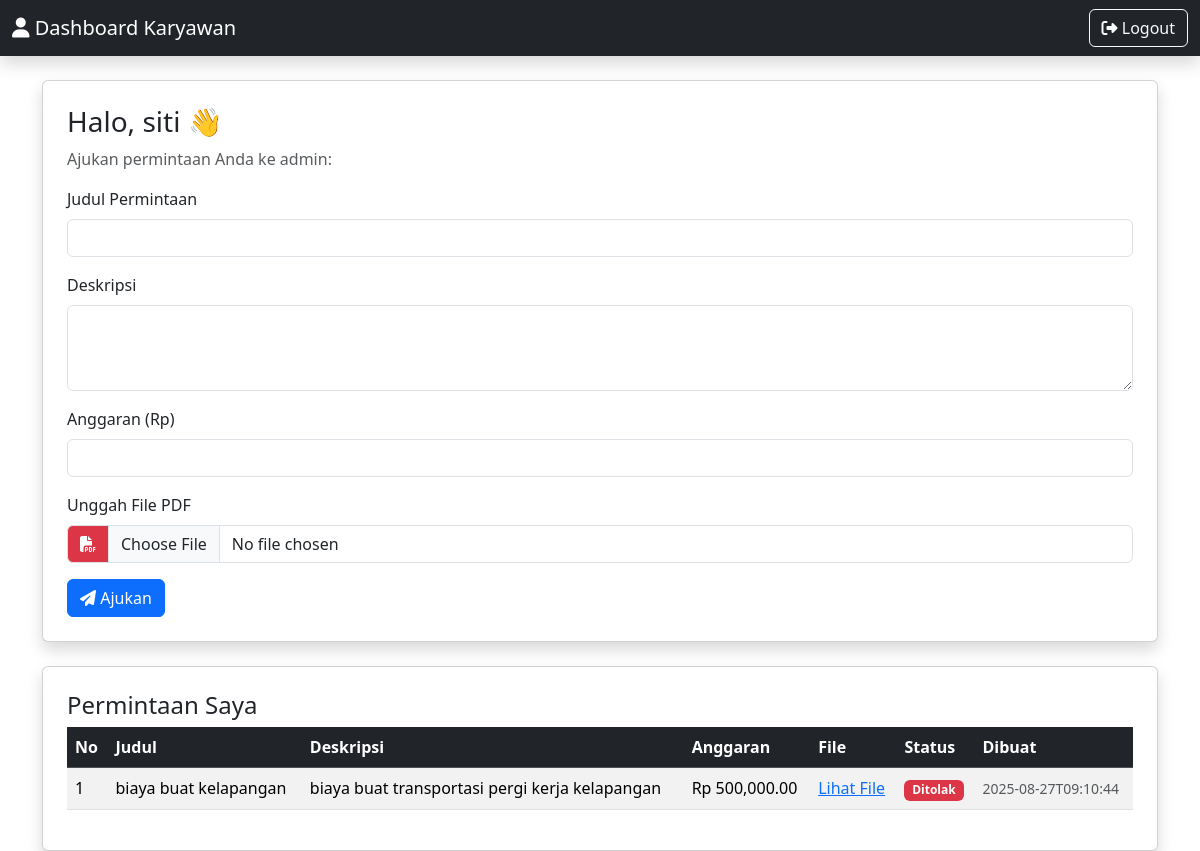
/dashboard (signed in), run on the app's committed database.
### tables this page shows
CREATE TABLE users (
            id INTEGER PRIMARY KEY AUTOINCREMENT,
            username TEXT UNIQUE NOT NULL,
            password_hash TEXT NOT NULL,
            role TEXT NOT NULL CHECK(role IN ('admin','karyawan'))
        );

CREATE TABLE requests (
            id INTEGER PRIMARY KEY AUTOINCREMENT,
            user_id INTEGER NOT NULL,
            judul TEXT NOT NULL,
            deskripsi TEXT NOT NULL,
            anggaran REAL,
            file_path TEXT,
            status TEXT NOT NULL CHECK(status IN ('Menunggu','Disetujui','Ditolak')) DEFAULT 'Menunggu',
            created_at TEXT NOT NULL,
            FOREIGN KEY (user_id) REFERENCES users (id) ON DELETE CASCADE
        );

### main.py (the view)
@app.get("/dashboard", response_class=HTMLResponse)
def dashboard(request: Request):
    if not require_login(request):
        return RedirectResponse(url="/", status_code=303)
    user_role = request.cookies.get("role")
    user_id = int(request.cookies.get("uid"))
    conn = get_db()
    cur = conn.cursor()
    if user_role == "admin":
        cur.execute("SELECT T1.*, T2.username FROM requests AS T1 JOIN users AS T2 ON T1.user_id = T2.id ORDER BY T1.created_at DESC")
        permintaan = cur.fetchall()
        user = get_user_by_id(user_id)
        return templates.TemplateResponse(
            "dashboard_admin.html",
            {"request": request, "username": user["username"], "permintaan": permintaan}
        )
    else: # Karyawan
        cur.execute("SELECT * FROM requests WHERE user_id = ? ORDER BY created_at DESC", (user_id,))
        permintaan = cur.fetchall()
        user = get_user_by_id(user_id)
        return templates.TemplateResponse(
            "dashboard_karyawan.html",
            {"request": request, "username": user["username"], "permintaan": permintaan}
        )

### templates/dashboard_karyawan.html (shortened to what this page needs)
<!DOCTYPE html>
<html lang="id">
<head>
  <link href="https://cdn.jsdelivr.net/npm/bootstrap@5.3.3/dist/css/bootstrap.min.css" rel="stylesheet">
  <link rel="stylesheet" href="https://cdnjs.cloudflare.com/ajax/libs/font-awesome/6.5.0/css/all.min.css">
</head>
<body>
<nav class="navbar navbar-dark bg-dark shadow">
  <div class="container-fluid">
    <span class="navbar-brand"><i class="fa-solid fa-user"></i> Dashboard Karyawan</span>
    <a href="/logout" class="btn btn-outline-light"><i class="fa-solid fa-right-from-bracket"></i> Logout</a>
  </div>
</nav>
<div class="container mt-4">
  <div class="card shadow p-4">
    <h3>Halo, {{ username }} 👋</h3>
    <p class="text-muted">Ajukan permintaan Anda ke admin:</p>
    <form method="post" action="/permintaan/tambah" enctype="multipart/form-data">
      <div class="mb-3">
        <label class="form-label">Judul Permintaan</label>
        <input type="text" name="judul" class="form-control" required>
      </div>
      <div class="mb-3">
        <label class="form-label">Deskripsi</label>
        <textarea name="deskripsi" class="form-control" rows="3" required></textarea>
      </div>
      <div class="mb-3">
        <label class="form-label">Anggaran (Rp)</label>
        <input type="number" name="anggaran" class="form-control" step="0.01" min="0" required>
      </div>
      <div class="mb-3">
        <label class="form-label">Unggah File PDF</label>
        <div class="input-group">
          <span class="input-group-text bg-danger text-white"><i class="fa-solid fa-file-pdf"></i></span>
          <input type="file" name="file_pdf" id="file_pdf" class="form-control" accept=".pdf" required>
        </div>
      </div>
      <button type="submit" class="btn btn-primary"><i class="fa-solid fa-paper-plane"></i> Ajukan</button>
    </form>
  </div>
  <div class="card shadow p-4 mt-4">
    <h4>Permintaan Saya</h4>
    <table class="table table-striped">
      <thead class="table-dark">
        <tr>
          <th>No</th>
          <th>Judul</th>
          <th>Deskripsi</th>
          <th>Anggaran</th>
          <th>File</th>
          <th>Status</th>
          <th>Dibuat</th>
        </tr>
      </thead>
      <tbody>
        {% for p in permintaan %}
        <tr>
          <td>{{ loop.index }}</td>
          <td>{{ p['judul'] }}</td>
          <td>{{ p['deskripsi'] }}</td>
          <td>Rp {{ "{:,.2f}".format(p['anggaran'] or 0) }}</td>
          <td>
            {% if p['file_path'] %}
              <a href="/{{ p['file_path'] }}" target="_blank">Lihat File</a>
            {% else %}
              -
            {% endif %}
          </td>
          <td>
            {% if p['status'] == "Menunggu" %}
              <span class="badge bg-warning">Menunggu</span>
            {% elif p['status'] == "Disetujui" %}
              <span class="badge bg-success">Disetujui</span>
            {% else %}
              <span class="badge bg-danger">Ditolak</span>
            {% endif %}
          </td>
          <td><small class="text-muted">{{ p['created_at'] }}</small></td>
        </tr>
        {% endfor %}
      </tbody>
    </table>
  </div>
</div>
</body>
</html>

### data on the page
users: username "siti"
requests: judul "biaya buat kelapangan", deskripsi "biaya buat transportasi pergi kerja kelapangan", anggaran "500,000.00", status "Ditolak", created_at "2025-08-27T09:10:44"
